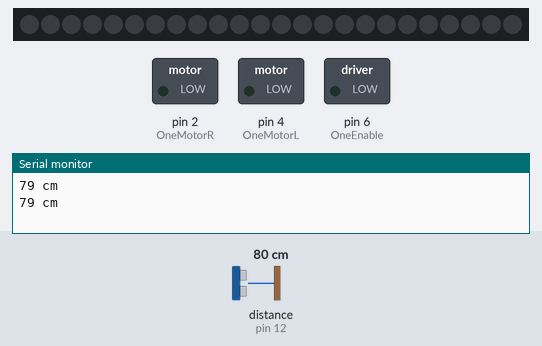
Simulated run of this sketch. Board: Arduino Uno, built with avr-gcc and run on an emulated ATmega328P. Parts: 24 RGB LEDs in strip order, left to right, switched loads named in the sketch (green lamp = pin HIGH), the last lines printed to the serial monitor. Wiring (inferred from the names in the program): ultrasonic range finder: trigger pin 13; echo pin 12. Inputs (shaded band) come from the test bench; at power-on: distance to the obstacle (sensor on pin 12) 80 cm. The echo pulse lasts 58.3 µs per cm; dim RGB values are drawn brighter than linear; pins used as bus, display or sensor lines are not drawn.

Above: at 2.1 s.
2.2 s: distance to the obstacle (sensor on pin 12) set to 7 cm
4.4 s: distance to the obstacle (sensor on pin 12) set to 4 cm
At 6.5 s:
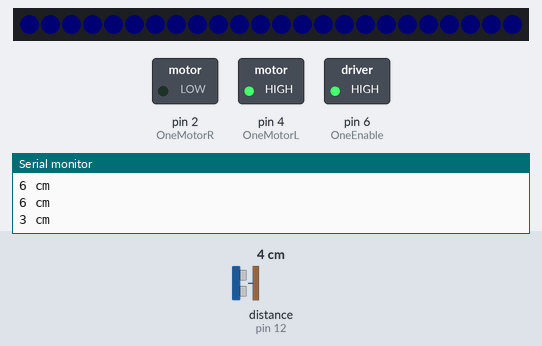
7.4 s: distance to the obstacle (sensor on pin 12) set to 60 cm
At 10.1 s:
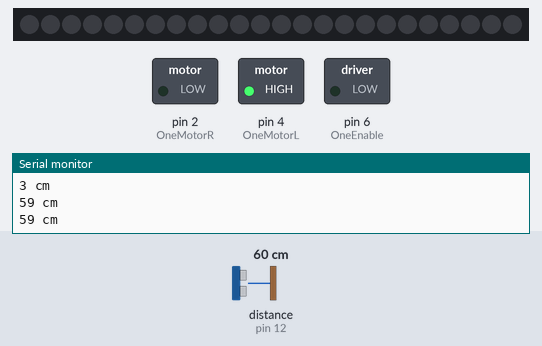
Timing chart, 0 to 11.6 s (numbered marks = the images above; inputs shaded):
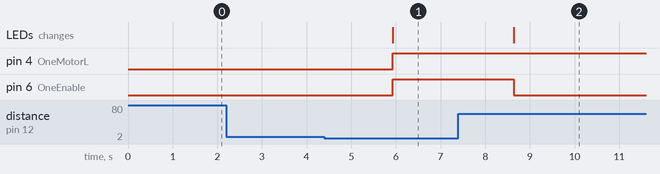

The sketch:

Test_Usensor_with_Neo_and_DC.ino
```cpp
const int trigPin = 13;
const int echoPin = 12;
//#define trigPin2 11
//#define echoPin2 10
//#define trigPin3 9
//#define echoPin3 8

     int OneEnable = 6;
 //  int TwoEnable = 8;
     int OneMotorL = 4;
     int OneMotorR = 2;
 //  int TwoMotorL = 6;
 //  int TwoMotorR = 7;

 //  int led = 3; // LEDS FOR TESTING PWM
 //  int led2 = 5; // LEDS FOR TESTING

#include <Adafruit_NeoPixel.h>
#ifdef __AVR__
#include <avr/power.h>
#endif

#define PIN 11

#define NUMPIXELS 24

Adafruit_NeoPixel strip = Adafruit_NeoPixel(NUMPIXELS, PIN, NEO_GRB + NEO_KHZ800);

int delayval = 250;


void setup() {


    pinMode(trigPin, OUTPUT);
    pinMode(echoPin, INPUT);
 // pinMode(trigPin2, OUTPUT);
 // pinMode(echoPin2, INPUT);
    pinMode(OneEnable, OUTPUT); //enable motor 1
 // pinMode(TwoEnable, OUTPUT); //enable motor 2
    pinMode(OneMotorL, OUTPUT);
    pinMode(OneMotorR, OUTPUT);
 // pinMode(TwoMotorL, OUTPUT);
 // pinMode(TwoMotorR, OUTPUT);

 //  pinMode(led, OUTPUT); // FOR TESTING
 //  pinMode(led2, OUTPUT); // FOR TESTING

     Serial.begin (9600);
     strip.begin(); // prepare data pin for the neopixel
     strip.show(); // initializes all neopixels to an initial "off"
}


void loop() {

  long duration, distance;
  digitalWrite(trigPin, LOW); //driver trigg low, high, low, to send pulse
  delayMicroseconds(2); // low for 2 microsec
  digitalWrite(trigPin, HIGH);
  delayMicroseconds(10); //high for 10 microsex
  digitalWrite(trigPin, LOW);
  duration = pulseIn(echoPin, HIGH);
  distance = (duration/2) / 29.1;

  if (distance >= 200 || distance <= 0){
    Serial.println("Out of range");
  }
  else {
    Serial.print(distance);
    Serial.println(" cm");
  }
  delay(500);


  if (distance < 5) {

    digitalWrite(OneEnable, HIGH); //enable motor 1
//  digitalWrite(TwoEnable, HIGH); //enable motor 2
    digitalWrite(OneMotorL, HIGH);
    digitalWrite(OneMotorR, LOW);
//  digitalWrite(TwoMotorL, HIGH);
//  digitalWrite(TwoMotorR, LOW);
//    digitalWrite(led,HIGH);
//    digitalWrite(led2,HIGH);


// For a set of NeoPixels the first NeoPixel is 0, second is 1, all the way up to the count of pixels minus one.=
    int i, j;
    for(j=0; j<256; j++) {
    for(i=0; i<strip.numPixels(); i++) {
     strip.setPixelColor(i, 1);
 }
 strip.show();
}

}

  else {

    digitalWrite(OneEnable, LOW); //enable motor 1
//  digitalWrite(TwoEnable, LOW); //enable motor 2
//    digitalWrite(led,LOW); // When the Red condition is met, the Green LED should turn off
//    digitalWrite(led2,LOW);

 // For a set of NeoPixels the first NeoPixel is 0, second is 1, all the way up to the count of pixels minus one.=
 int i, j;

for(j=0; j<256; j++) {
 for(i=0; i<strip.numPixels(); i++) {
 strip.setPixelColor(i, 0);
 }
 strip.show();

}
}

    delay(500);
}
```

Measured:
- the behaviour switches between 6 and 5 cm on distance to the obstacle (sensor on pin 12) (found by bisection; images 0 and 1)
- after the input at 4.4 s, pin 4 (OneMotorL), pin 6 (OneEnable): LOW → HIGH after 1.5 s; the LEDs: change after 1.5 s (image 1)
- after the input at 7.4 s, pin 6 (OneEnable): HIGH → LOW after 1.2 s; the LEDs: change after 1.2 s (image 2)
